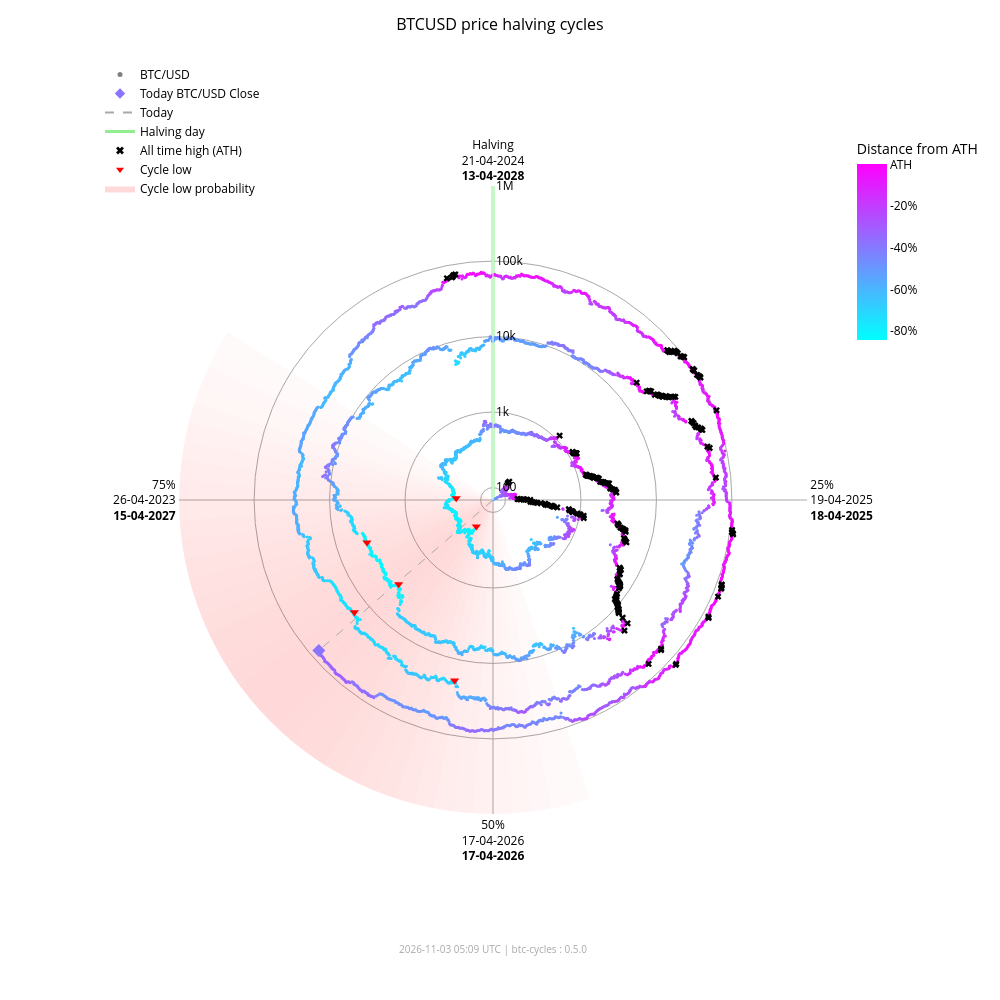

The notebook cell this image was saved under:
### Markdown cell above
### Interactive chart (plotly)

### Code cell
fig_interactive = btc.plot(
    kind="interactive",
    from_date="2012-11-28",
)
# plotly config for interactivity
config = {"scrollZoom": True, "displayModeBar": True}
# display in notebook
fig_interactive.show(config=config)

### Figure 1 — Plotly figure (JSON) as saved in the notebook; plotly's stock layout.template omitted (floating-point values rounded to 4 significant figures; data arrays with more than 128 entries replaced by an {"elided": "..."} marker saying what was removed)
{"data": [{"fill": "toself", "fillcolor": "rgba(255,0,0,0.018306980149439524)", "hoverinfo": "skip", "line": {"width": 0}, "mode": "lines", "r": [68.43, 1000000, 1000000, 68.43, 68.43], "showlegend": false, "theta": [162.0, 162.0, 165.6, 165.6, 162.0], "type": "scatterpolar"}, {"fill": "toself", "fillcolor": "rgba(255,0,0,0.02405911634527998)", "hoverinfo": "skip", "line": {"width": 0}, "mode": "lines", "r": [68.43, 1000000, 1000000, 68.43, 68.43], "showlegend": false, "theta": [165.6, 165.6, 169.2, 169.2, 165.6], "type": "scatterpolar"}, {"fill": "toself", "fillcolor": "rgba(255,0,0,0.030803449372254352)", "hoverinfo": "skip", "line": {"width": 0}, "mode": "lines", "r": [68.43, 1000000, 1000000, 68.43, 68.43], "showlegend": false, "theta": [169.2, 169.2, 172.8, 172.8, 169.2], "type": "scatterpolar"}, {"fill": "toself", "fillcolor": "rgba(255,0,0,0.03847233586005252)", "hoverinfo": "skip", "line": {"width": 0}, "mode": "lines", "r": [68.43, 1000000, 1000000, 68.43, 68.43], "showlegend": false, "theta": [172.8, 172.8, 176.4, 176.4, 172.8], "type": "scatterpolar"}, {"fill": "toself", "fillcolor": "rgba(255,0,0,0.04694405159551339)", "hoverinfo": "skip", "line": {"width": 0}, "mode": "lines", "r": [68.43, 1000000, 1000000, 68.43, 68.43], "showlegend": false, "theta": [176.4, 176.4, 180.0, 180.0, 176.4], "type": "scatterpolar"}, {"fill": "toself", "fillcolor": "rgba(255,0,0,0.05605603979818329)", "hoverinfo": "skip", "line": {"width": 0}, "mode": "lines", "r": [68.43, 1000000, 1000000, 68.43, 68.43], "showlegend": false, "theta": [180.0, 180.0, 183.6, 183.6, 180.0], "type": "scatterpolar"}, {"fill": "toself", "fillcolor": "rgba(255,0,0,0.06562330627802694)", "hoverinfo": "skip", "line": {"width": 0}, "mode": "lines", "r": [68.43, 1000000, 1000000, 68.43, 68.43], "showlegend": false, "theta": [183.6, 183.6, 187.2, 187.2, 183.6], "type": "scatterpolar"}, {"fill": "toself", "fillcolor": "rgba(255,0,0,0.07545707932574237)", "hoverinfo": "skip", "line": {"width": 0}, "mode": "lines", "r": [68.43, 1000000, 1000000, 68.43, 68.43], "showlegend": false, "theta": [187.2, 187.2, 190.8, 190.8, 187.2], "type": "scatterpolar"}, {"fill": "toself", "fillcolor": "rgba(255,0,0,0.08537841060169407)", "hoverinfo": "skip", "line": {"width": 0}, "mode": "lines", "r": [68.43, 1000000, 1000000, 68.43, 68.43], "showlegend": false, "theta": [190.8, 190.8, 194.4, 194.4, 190.8], "type": "scatterpolar"}, {"fill": "toself", "fillcolor": "rgba(255,0,0,0.09522272137134848)", "hoverinfo": "skip", "line": {"width": 0}, "mode": "lines", "r": [68.43, 1000000, 1000000, 68.43, 68.43], "showlegend": false, "theta": [194.4, 194.4, 198.0, 198.0, 194.4], "type": "scatterpolar"}, {"fill": "toself", "fillcolor": "rgba(255,0,0,0.10483418800389058)", "hoverinfo": "skip", "line": {"width": 0}, "mode": "lines", "r": [68.43, 1000000, 1000000, 68.43, 68.43], "showlegend": false, "theta": [198.0, 198.0, 201.6, 201.6, 198.0], "type": "scatterpolar"}, {"fill": "toself", "fillcolor": "rgba(255,0,0,0.11405248627197925)", "hoverinfo": "skip", "line": {"width": 0}, "mode": "lines", "r": [68.43, 1000000, 1000000, 68.43, 68.43], "showlegend": false, "theta": [201.6, 201.6, 205.2, 205.2, 201.6], "type": "scatterpolar"}, {"fill": "toself", "fillcolor": "rgba(255,0,0,0.12269756305009562)", "hoverinfo": "skip", "line": {"width": 0}, "mode": "lines", "r": [68.43, 1000000, 1000000, 68.43, 68.43], "showlegend": false, "theta": [205.2, 205.2, 208.8, 208.8, 205.2], "type": "scatterpolar"}, {"fill": "toself", "fillcolor": "rgba(255,0,0,0.13055959037792858)", "hoverinfo": "skip", "line": {"width": 0}, "mode": "lines", "r": [68.43, 1000000, 1000000, 68.43, 68.43], "showlegend": false, "theta": [208.8, 208.8, 212.4, 212.4, 208.8], "type": "scatterpolar"}, {"fill": "toself", "fillcolor": "rgba(255,0,0,0.13740037014073872)", "hoverinfo": "skip", "line": {"width": 0}, "mode": "lines", "r": [68.43, 1000000, 1000000, 68.43, 68.43], "showlegend": false, "theta": [212.4, 212.4, 216.0, 216.0, 212.4], "type": "scatterpolar"}, {"fill": "toself", "fillcolor": "rgba(255,0,0,0.14296927208088228)", "hoverinfo": "skip", "line": {"width": 0}, "mode": "lines", "r": [68.43, 1000000, 1000000, 68.43, 68.43], "showlegend": false, "theta": [216.0, 216.0, 219.6, 219.6, 216.0], "type": "scatterpolar"}, {"fill": "toself", "fillcolor": "rgba(255,0,0,0.14703219887325494)", "hoverinfo": "skip", "line": {"width": 0}, "mode": "lines", "r": [68.43, 1000000, 1000000, 68.43, 68.43], "showlegend": false, "theta": [219.6, 219.6, 223.2, 223.2, 219.6], "type": "scatterpolar"}, {"fill": "toself", "fillcolor": "rgba(255,0,0,0.14940752827264187)", "hoverinfo": "skip", "line": {"width": 0}, "mode": "lines", "r": [68.43, 1000000, 1000000, 68.43, 68.43], "showlegend": false, "theta": [223.2, 223.2, 226.8, 226.8, 223.2], "type": "scatterpolar"}, {"fill": "toself", "fillcolor": "rgba(255,0,0,0.15)", "hoverinfo": "skip", "line": {"width": 0}, "mode": "lines", "r": [68.43, 1000000, 1000000, 68.43, 68.43], "showlegend": false, "theta": [226.8, 226.8, 230.4, 230.4, 226.8], "type": "scatterpolar"}, {"fill": "toself", "fillcolor": "rgba(255,0,0,0.14882314851976614)", "hoverinfo": "skip", "line": {"width": 0}, "mode": "lines", "r": [68.43, 1000000, 1000000, 68.43, 68.43], "showlegend": false, "theta": [230.4, 230.4, 234.0, 234.0, 230.4], "type": "scatterpolar"}, {"fill": "toself", "fillcolor": "rgba(255,0,0,0.14600334989350275)", "hoverinfo": "skip", "line": {"width": 0}, "mode": "lines", "r": [68.43, 1000000, 1000000, 68.43, 68.43], "showlegend": false, "theta": [234.0, 234.0, 237.6, 237.6, 234.0], "type": "scatterpolar"}, {"fill": "toself", "fillcolor": "rgba(255,0,0,0.14176315293000513)", "hoverinfo": "skip", "line": {"width": 0}, "mode": "lines", "r": [68.43, 1000000, 1000000, 68.43, 68.43], "showlegend": false, "theta": [237.6, 237.6, 241.2, 241.2, 237.6], "type": "scatterpolar"}, {"fill": "toself", "fillcolor": "rgba(255,0,0,0.1363869302869166)", "hoverinfo": "skip", "line": {"width": 0}, "mode": "lines", "r": [68.43, 1000000, 1000000, 68.43, 68.43], "showlegend": false, "theta": [241.2, 241.2, 244.8, 244.8, 241.2], "type": "scatterpolar"}, {"fill": "toself", "fillcolor": "rgba(255,0,0,0.13017643696734477)", "hoverinfo": "skip", "line": {"width": 0}, "mode": "lines", "r": [68.43, 1000000, 1000000, 68.43, 68.43], "showlegend": false, "theta": [244.8, 244.8, 248.4, 248.4, 244.8], "type": "scatterpolar"}, {"fill": "toself", "fillcolor": "rgba(255,0,0,0.1234063302665758)", "hoverinfo": "skip", "line": {"width": 0}, "mode": "lines", "r": [68.43, 1000000, 1000000, 68.43, 68.43], "showlegend": false, "theta": [248.4, 248.4, 252.0, 252.0, 248.4], "type": "scatterpolar"}, {"fill": "toself", "fillcolor": "rgba(255,0,0,0.11628949020714345)", "hoverinfo": "skip", "line": {"width": 0}, "mode": "lines", "r": [68.43, 1000000, 1000000, 68.43, 68.43], "showlegend": false, "theta": [252.0, 252.0, 255.6, 255.6, 252.0], "type": "scatterpolar"}, {"fill": "toself", "fillcolor": "rgba(255,0,0,0.108959277972535)", "hoverinfo": "skip", "line": {"width": 0}, "mode": "lines", "r": [68.43, 1000000, 1000000, 68.43, 68.43], "showlegend": false, "theta": [255.6, 255.6, 259.2, 259.2, 255.6], "type": "scatterpolar"}, {"fill": "toself", "fillcolor": "rgba(255,0,0,0.1014715299920515)", "hoverinfo": "skip", "line": {"width": 0}, "mode": "lines", "r": [68.43, 1000000, 1000000, 68.43, 68.43], "showlegend": false, "theta": [259.2, 259.2, 262.8, 262.8, 259.2], "type": "scatterpolar"}, {"fill": "toself", "fillcolor": "rgba(255,0,0,0.09382430417652897)", "hoverinfo": "skip", "line": {"width": 0}, "mode": "lines", "r": [68.43, 1000000, 1000000, 68.43, 68.43], "showlegend": false, "theta": [262.8, 262.8, 266.4, 266.4, 262.8], "type": "scatterpolar"}, {"fill": "toself", "fillcolor": "rgba(255,0,0,0.08598937207621672)", "hoverinfo": "skip", "line": {"width": 0}, "mode": "lines", "r": [68.43, 1000000, 1000000, 68.43, 68.43], "showlegend": false, "theta": [266.4, 266.4, 270.0, 270.0, 266.4], "type": "scatterpolar"}, {"fill": "toself", "fillcolor": "rgba(255,0,0,0.07794710108398434)", "hoverinfo": "skip", "line": {"width": 0}, "mode": "lines", "r": [68.43, 1000000, 1000000, 68.43, 68.43], "showlegend": false, "theta": [270.0, 270.0, 273.6, 273.6, 270.0], "type": "scatterpolar"}, {"fill": "toself", "fillcolor": "rgba(255,0,0,0.06971614429145927)", "hoverinfo": "skip", "line": {"width": 0}, "mode": "lines", "r": [68.43, 1000000, 1000000, 68.43, 68.43], "showlegend": false, "theta": [273.6, 273.6, 277.2, 277.2, 273.6], "type": "scatterpolar"}, {"fill": "toself", "fillcolor": "rgba(255,0,0,0.061371174705723626)", "hoverinfo": "skip", "line": {"width": 0}, "mode": "lines", "r": [68.43, 1000000, 1000000, 68.43, 68.43], "showlegend": false, "theta": [277.2, 277.2, 280.8, 280.8, 277.2], "type": "scatterpolar"}, {"fill": "toself", "fillcolor": "rgba(255,0,0,0.05304520605236535)", "hoverinfo": "skip", "line": {"width": 0}, "mode": "lines", "r": [68.43, 1000000, 1000000, 68.43, 68.43], "showlegend": false, "theta": [280.8, 280.8, 284.4, 284.4, 280.8], "type": "scatterpolar"}, {"fill": "toself", "fillcolor": "rgba(255,0,0,0.044916938988340704)", "hoverinfo": "skip", "line": {"width": 0}, "mode": "lines", "r": [68.43, 1000000, 1000000, 68.43, 68.43], "showlegend": false, "theta": [284.4, 284.4, 288.0, 288.0, 284.4], "type": "scatterpolar"}, {"fill": "toself", "fillcolor": "rgba(255,0,0,0.0371870550186571)", "hoverinfo": "skip", "line": {"width": 0}, "mode": "lines", "r": [68.43, 1000000, 1000000, 68.43, 68.43], "showlegend": false, "theta": [288.0, 288.0, 291.6, 291.6, 288.0], "type": "scatterpolar"}, {"fill": "toself", "fillcolor": "rgba(255,0,0,0.030049603184432498)", "hoverinfo": "skip", "line": {"width": 0}, "mode": "lines", "r": [68.43, 1000000, 1000000, 68.43, 68.43], "showlegend": false, "theta": [291.6, 291.6, 295.2, 295.2, 291.6], "type": "scatterpolar"}, {"fill": "toself", "fillcolor": "rgba(255,0,0,0.023665126797805223)", "hoverinfo": "skip", "line": {"width": 0}, "mode": "lines", "r": [68.43, 1000000, 1000000, 68.43, 68.43], "showlegend": false, "theta": [295.2, 295.2, 298.8, 298.8, 295.2], "type": "scatterpolar"}, {"fill": "toself", "fillcolor": "rgba(255,0,0,0.018141004067302662)", "hoverinfo": "skip", "line": {"width": 0}, "mode": "lines", "r": [68.43, 1000000, 1000000, 68.43, 68.43], "showlegend": false, "theta": [298.8, 298.8, 302.4, 302.4, 298.8], "type": "scatterpolar"}, {"hoverinfo": "skip", "line": {"color": "darkgrey", "dash": "dash", "width": 1}, "mode": "lines", "r": [68.43, 76680.0], "showlegend": false, "theta": [229.2, 229.2], "type": "scatterpolar"}, {"hoverinfo": "skip", "line": {"color": "lightgreen", "width": 3}, "mode": "lines", "r": [68.43, 1000000], "showlegend": false, "theta": [0, 0], "type": "scatterpolar"}, {"hoverinfo": "text", "marker": {"color": {"elided": "4938 str values"}, "size": 3}, "mode": "markers", "r": {"elided": "4938 float values"}, "showlegend": false, "text": {"elided": "4938 str values"}, "theta": {"elided": "4938 float values"}, "type": "scatterpolar"}, {"hoverinfo": "text", "marker": {"color": "#8b74ff", "size": 10, "symbol": "diamond"}, "mode": "markers", "r": [76680.0], "showlegend": false, "text": ["Today<br>Date: 2026-11-02<br>Price: $76,677.30"], "theta": [229.2], "type": "scatterpolar"}, {"hoverinfo": "text", "marker": {"color": "black", "size": 6, "symbol": "x"}, "mode": "markers", "r": {"elided": "182 float values"}, "showlegend": false, "text": {"elided": "182 str values"}, "theta": {"elided": "182 float values"}, "type": "scatterpolar"}, {"hoverinfo": "text", "marker": {"color": "red", "size": 8, "symbol": "triangle-down"}, "mode": "markers", "r": [178.1, 210.5, 3237.0, 3961.0, 19020.0, 15790.0], "showlegend": false, "text": ["Cycle Low<br>Date: 2015-01-14<br>Price: $178.10<br>ATH distance: -84.5%", "Cycle Low<br>Date: 2015-08-24<br>Price: $210.49<br>ATH distance: -81.7%", "Cycle Low<br>Date: 2018-12-15<br>Price: $3,236.76<br>ATH distance: -83.4%", "Cycle Low<br>Date: 2019-03-15<br>Price: $3,960.91<br>ATH distance: -79.7%", "Cycle Low<br>Date: 2022-06-18<br>Price: $19,017.64<br>ATH distance: -71.9%", "Cycle Low<br>Date: 2022-11-21<br>Price: $15,787.28<br>ATH distance: -76.6%"], "theta": [212.1, 272.7, 228.3, 251.4, 192.0, 231.0], "type": "scatterpolar"}, {"marker": {"color": "grey", "size": 5}, "mode": "markers", "name": "BTC/USD", "r": [null], "theta": [null], "type": "scatterpolar"}, {"marker": {"color": "#8b74ff", "size": 8, "symbol": "diamond"}, "mode": "markers", "name": "Today BTC/USD Close", "r": [null], "theta": [null], "type": "scatterpolar"}, {"line": {"color": "darkgrey", "dash": "dash"}, "mode": "lines", "name": "Today", "r": [null], "theta": [null], "type": "scatterpolar"}, {"line": {"color": "lightgreen", "width": 3}, "mode": "lines", "name": "Halving day", "r": [null], "theta": [null], "type": "scatterpolar"}, {"marker": {"color": "black", "size": 7, "symbol": "x"}, "mode": "markers", "name": "All time high (ATH)", "r": [null], "theta": [null], "type": "scatterpolar"}, {"marker": {"color": "red", "size": 7, "symbol": "triangle-down"}, "mode": "markers", "name": "Cycle low", "r": [null], "theta": [null], "type": "scatterpolar"}, {"fill": "toself", "fillcolor": "rgba(255,0,0,0.15)", "line": {"width": 0}, "mode": "lines", "name": "Cycle low probability", "r": [null], "theta": [null], "type": "scatterpolar"}, {"hoverinfo": "skip", "marker": {"cmax": 0, "cmin": -0.8453, "color": [0], "colorbar": {"len": 0.25, "ticktext": ["ATH", "-20%", "-40%", "-60%", "-80%", "-100%"], "tickvals": [0, -0.2, -0.4, -0.6, -0.8, -1.0], "title": {"text": "Distance from ATH"}, "x": 0.95, "y": 0.92, "yanchor": "top"}, "colorscale": {"elided": "256x2 mixed values"}, "showscale": true, "size": 0}, "mode": "markers", "r": [null], "showlegend": false, "theta": [null], "type": "scatterpolar"}], "layout": {"annotations": [{"font": {"color": "darkgrey", "size": 10}, "showarrow": false, "text": "2026-11-03 05:09 UTC | btc-cycles : 0.5.0", "x": 0.5, "xref": "paper", "y": -0.02, "yref": "paper"}], "font": {"color": "black"}, "height": 1000, "legend": {"bgcolor": "rgba(0,0,0,0)", "font": {"color": "black"}, "x": 0.0, "y": 1.0}, "margin": {"b": 60, "l": 100, "r": 80, "t": 60}, "paper_bgcolor": "white", "plot_bgcolor": "white", "polar": {"angularaxis": {"color": "black", "direction": "clockwise", "gridcolor": "darkgrey", "rotation": 90, "ticktext": ["Halving<br>21-04-2024<br><b>13-04-2028</b>", "25%<br>19-04-2025<br><b>18-04-2025</b>", "50%<br>17-04-2026<br><b>17-04-2026</b>", "75%<br>26-04-2023<br><b>15-04-2027</b>"], "tickvals": [0, 90, 180, 270]}, "bgcolor": "white", "domain": {"x": [0.1, 0.9], "y": [0.05, 0.95]}, "radialaxis": {"angle": 90, "color": "black", "gridcolor": "darkgrey", "range": [1.835, 6.0], "tickangle": 90, "ticktext": ["100", "1k", "10k", "100k", "1M"], "tickvals": [100, 1000, 10000, 100000, 1000000], "type": "log"}}, "title": {"font": {"color": "black", "size": 16}, "text": "BTCUSD price halving cycles", "x": 0.5}, "width": 1000}}
